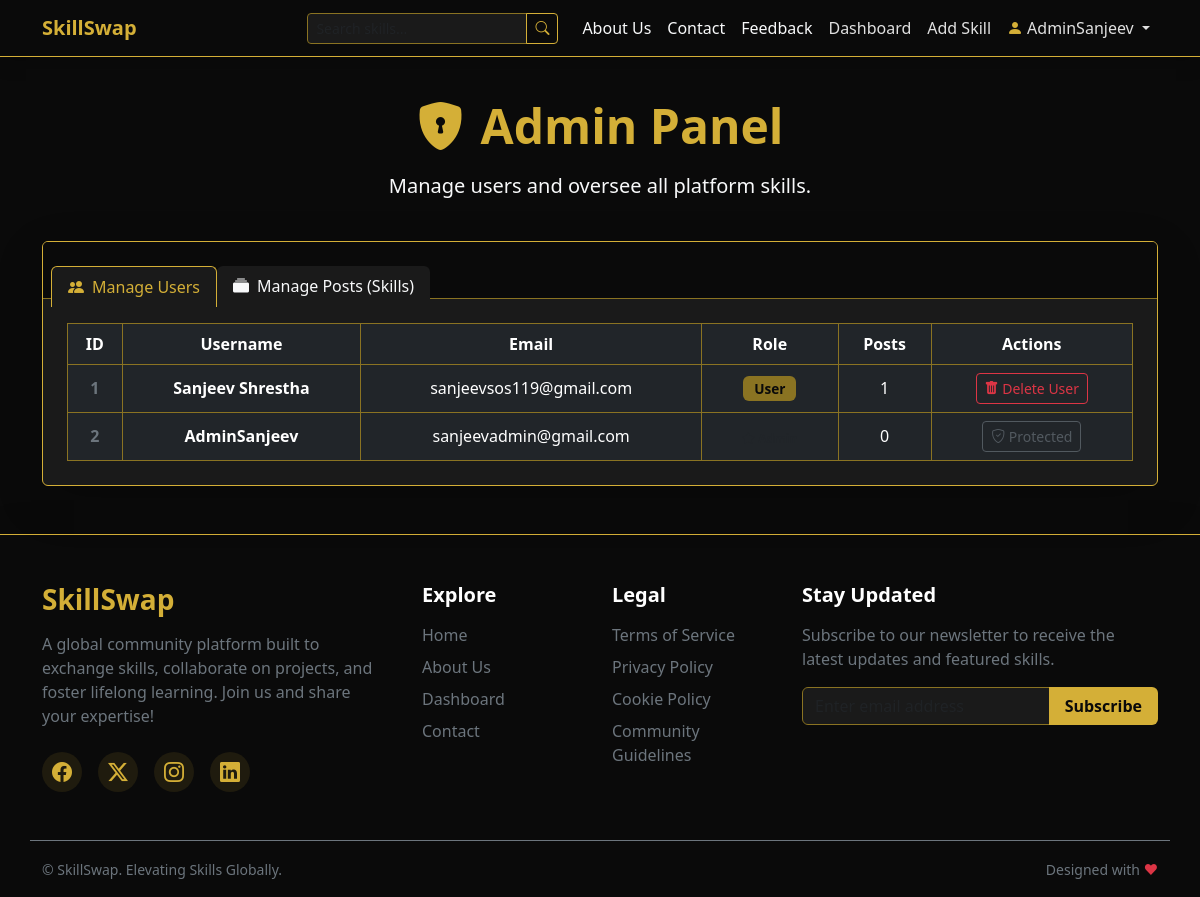
The app's page /admin (signed in), older data.
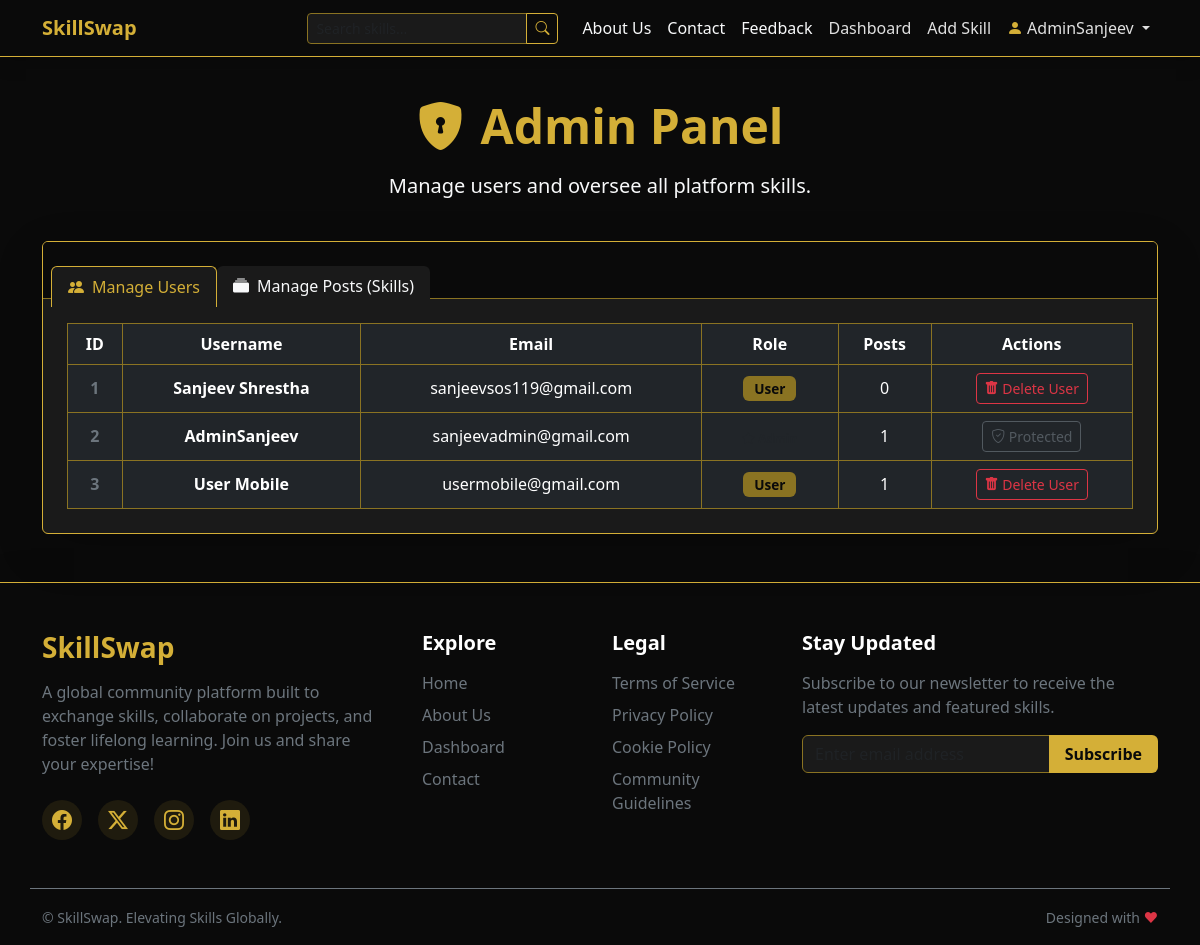
The same page, newer data.
### models.py (models this page shows)
class User(db.Model, UserMixin):
    id = db.Column(db.Integer, primary_key=True)
    username = db.Column(db.String(20), unique=True, nullable=False)
    email = db.Column(db.String(120), unique=True, nullable=False)
    password = db.Column(db.String(60), nullable=False)
    is_admin = db.Column(db.Boolean, default=False)
    skills = db.relationship('Skill', backref='author', lazy=True)

### app.py (the view)
@app.route("/admin")
@login_required
def admin_panel():
    if not current_user.is_admin:
        flash('You do not have permission to access that page.', 'danger')
        return redirect(url_for('dashboard'))
    users = User.query.order_by(User.id).all()
    skills = Skill.query.order_by(Skill.date_posted.desc()).all()
    return render_template('admin_dashboard.html', title='Admin Panel', users=users, skills=skills)

### app.py (called while the page is built)
@login_manager.user_loader
def load_user(user_id):
    return User.query.get(int(user_id))

### templates/admin_dashboard.html (shortened to what the changed rows need)
{% extends "base.html" %}
{% block content %}
<div class="row mb-4">
    <div class="col-12 text-center">
        <h2 class="text-gold display-5 fw-bold mb-3"><i class="bi bi-shield-lock-fill me-3"></i>Admin Panel</h2>
    </div>
</div>
<div class="row">
    <div class="col-12">
        <div class="card bg-dark border-gold shadow-lg">
            <div class="card-body p-0">
                <div class="tab-content" id="adminTabsContent">
                    <div class="tab-pane fade show active p-4" id="users" role="tabpanel" aria-labelledby="users-tab">
                        <div class="table-responsive">
                            <table
                                class="table table-dark table-hover table-bordered border-gold-subtle align-middle mb-0">
                                <thead class="table-darkest text-gold text-center">
                                    <tr>
                                        <th scope="col">ID</th>
                                        <th scope="col">Username</th>
                                        <th scope="col">Email</th>
                                        <th scope="col">Role</th>
                                        <th scope="col">Posts</th>
                                        <th scope="col">Actions</th>
                                    </tr>
                                </thead>
                                <tbody>
                                    {% for user in users %}
                                    <tr class="text-center">
                                        <th scope="row" class="text-secondary">{{ user.id }}</th>
                                        <td class="fw-bold">{{ user.username }}</td>
                                        <td>{{ user.email }}</td>
                                        <td>
                                            {% if user.is_admin %}
                                            <span class="badge bg-gold text-dark"><i
                                                    class="bi bi-star-fill me-1"></i>Admin</span>
                                            {% else %}
                                            <span class="badge bg-secondary">User</span>
                                            {% endif %}
                                        </td>
                                        <td>{{ user.skills|length }}</td>
                                        <td>
                                            {% if not user.is_admin %}
                                            <form action="{{ url_for('admin_delete_user', user_id=user.id) }}"
                                                method="POST" class="d-inline"
                                                onsubmit="return confirm('WARNING: Are you sure you want to delete this user? This will also delete ALL skills associated with them!')">
                                                <button type="submit" class="btn btn-sm btn-outline-danger"><i
                                                        class="bi bi-trash-fill"></i> Delete User</button>
                                            </form>
                                            {% else %}
                                            <button class="btn btn-sm btn-outline-secondary disabled"
                                                title="Cannot delete admins"><i class="bi bi-shield-check"></i>
                                                Protected</button>
                                            {% endif %}
                                        </td>
                                    </tr>
                                    {% endfor %}
                                </tbody>
                            </table>
                        </div>
                    </div>
                </div>
            </div>
        </div>
    </div>
</div>
{% endblock %}

### templates/base.html (shortened to what the changed rows need)
<!DOCTYPE html>
<html lang="en">
<head>
    <link href="https://cdn.jsdelivr.net/npm/bootstrap@5.3.0/dist/css/bootstrap.min.css" rel="stylesheet">
    <link rel="stylesheet" href="{{ url_for('static', filename='css/style.css') }}">
    <link rel="stylesheet" href="https://cdn.jsdelivr.net/npm/bootstrap-icons@1.11.1/font/bootstrap-icons.css">
</head>
<body>
    <nav class="navbar navbar-expand-lg navbar-dark bg-darkest border-bottom border-gold mb-4 shadow">
        <div class="container">
            <div class="collapse navbar-collapse" id="navbarNav">
                <ul class="navbar-nav ms-auto align-items-lg-center">
                    {% if current_user.is_authenticated %}
                    <li class="nav-item">
                        <a class="nav-link" href="{{ url_for('dashboard') }}">Dashboard</a>
                    </li>
                    <li class="nav-item">
                        <a class="nav-link" href="{{ url_for('new_skill') }}">Add Skill</a>
                    </li>
                    <li class="nav-item dropdown">
                        <a class="nav-link dropdown-toggle" href="#" id="navbarDropdown" role="button"
                            data-bs-toggle="dropdown" aria-expanded="false">
                            <i class="bi bi-person-fill text-gold me-1"></i>{{ current_user.username }}
                        </a>
                    </li>
                    {% endif %}
                </ul>
            </div>
        </div>
    </nav>
    <div class="container main-content">
        {% block content %}{% endblock %}
    </div>
</body>
</html>

Row changes from the older to the newer data that the page shows:
computed for User "AdminSanjeev": skills|length "0" → "1"
computed for User "Sanjeev Shrestha": skills|length "1" → "0"
added User: id "3", username "User Mobile", email "usermobile@gmail.com", is_admin "User", skills|length "1"
